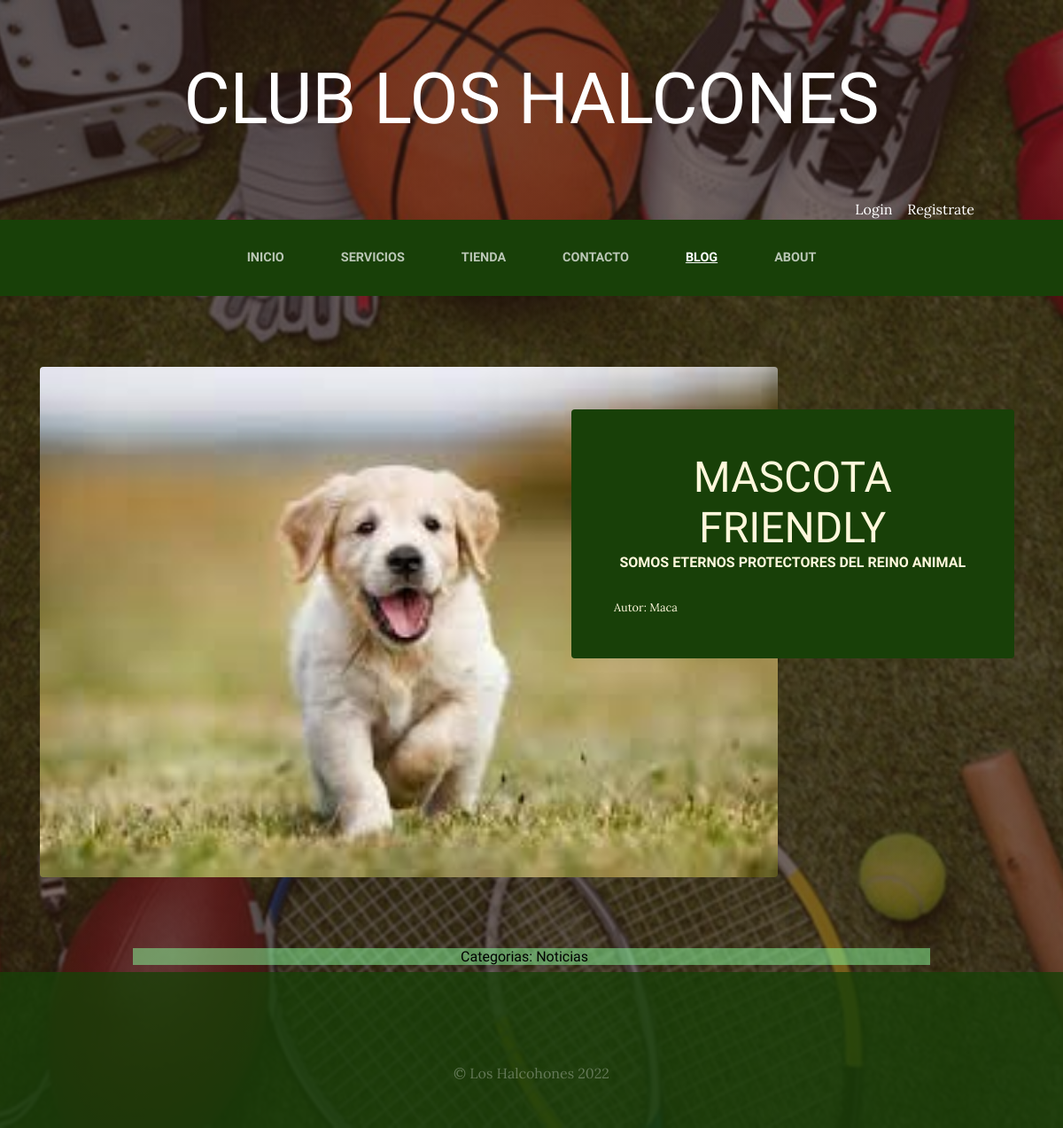
The app's page /blog/categoria/1/ with its own data.
### Blog/models.py (models this page shows, shortened)
class Post(models.Model):
    titulo=models.CharField (max_length= 200)
    contenido=models.CharField (max_length= 1000)
    imagen=models.ImageField(upload_to='Blog', null=True, blank=True)
    autor=models.ForeignKey(User, on_delete=models.CASCADE)
    categorias=models.ManyToManyField(Categoria)
    created=models.DateField(auto_now_add=True)
    updated=models.DateField(auto_now_add=True)
    class Meta:
        verbose_name="post"
        verbose_name_plural="posts"

class Categoria(models.Model):
    nombre=models.CharField (max_length= 30)
    created=models.DateField(auto_now_add=True)
    updated=models.DateField(auto_now_add=True)
    class Meta:
        verbose_name="categoria"
        verbose_name_plural="categorias"

### Blog/views.py (the view)
def categoria (request,categoria_id):
    categoria=Categoria.objects.get(id=categoria_id)
    posts=Post.objects.filter(categorias=categoria)
    return render (request, "blog/categoria.html" , {"categoria":categoria, "posts":posts})

### Carro/context_processor.py (called while the page is built)
def importe_total_carro(request):
    total=0
    if request.user.is_authenticated:
        for keys, value in request.session['carro'].items():
            total=total+(float(value["precio"]))
    else:
        total="Debes logearte para conocer el total"
    return {"importe_total_carro":total}

### Blog/templates/blog/categoria.html
{% extends "App/base.html" %}
{% load static %}
{% block content %}
    {% for post in posts %}
   <section class="page-section clearfix">
      <div class="container">
        <div class="intro">
          <img class="intro-img img-fluid mb-3 mb-lg-0 rounded" src="{{post.imagen.url}}" alt="">
          <div class="intro-text left-0 text-center bg-faded p-5 rounded">
            <h2 class="section-heading mb-4" >
              <span class="section-heading-lower">{{post.titulo}}</span>
              <span class="section-heading-upper">{{post.contenido}}</span>
            </h2>
            <div style="text-align:left; font-size:0.8em;">
                Autor: {{post.autor}}
            </div>
          </div>
        </div>
      </div>
    </section>
    {% endfor %}
    <section>
        <div style="width:75%; background-color: rgba(132, 237, 146, 0.548);margin: auto;">
            <h2 style="color:rgb(0, 0, 0); text-align: center;font-size: 1em;">
            Categorias:
            {% for post in posts %}
                {% for categoria in post.categorias.all %}
                    {{categoria.nombre}} &nbsp;&nbsp;&nbsp;
                {% endfor %}
            {% endfor %}
            </h2>
        </div>
    </section>
{% endblock %}

### App/static/App/css/gestion.css (style rules this page uses)
body { font-family: 'Lora'; background: linear-gradient(rgba(47, 23, 15, 0.65), rgba(47, 23, 15, 0.65)), url("../img/bg_main.jpg"); background-attachment: fixed; background-position: center; background-size: cover; }
h1, h2, h3, h4, h5, h6 { font-family: 'Raleway'; }
.page-section { margin-top: 5rem; margin-bottom: 5rem; }
.section-heading { text-transform: uppercase; }
.section-heading .section-heading-upper { display: block; font-size: 1rem; font-weight: 800; padding-bottom:.5rem; }
.section-heading .section-heading-lower { display: block; font-size: 3rem; font-weight: 100; }
.bg-faded { background-color: rgba(255, 255, 255, 0.85); }
.intro { position: relative; }
@media (min-width: 992px) { .intro .intro-img { width: 75%; float: left; } }
@media (min-width: 992px) { .intro .intro-text { left: 600; width: 60%; margin-top: 3rem; background-color: rgba(24, 64, 8); color: cornsilk; position: absolute; } }
@media (min-width: 1200px) { .intro .intro-text { width: 45%; } }

### records on screen
Post: imagen (picture), titulo "MASCOTA FRIENDLY", contenido "SOMOS ETERNOS PROTECTORES DEL REINO ANIMAL", autor "Maca"
Categoria: nombre "Noticias"
